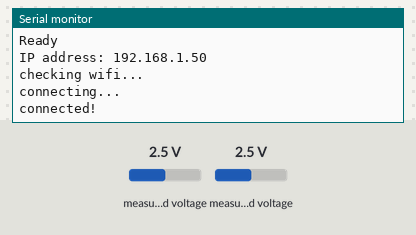
Bench run of a program on a simulated ESP8266 (NodeMCU). On the bench: the last lines printed to the serial monitor. The test bench sets the inputs (shaded band); at power-on: measured voltage 2.5 V. WiFi joins after 1.5 s; servers stay silent unless stated; no MQTT or app messages arrive unless stated.

Above: at 2.7 s.
2.8 s: measured voltage (sensor 202) set to 0.1 V
At 4.2 s:
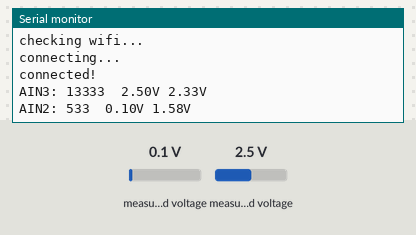
4.7 s: measured voltage (sensor 202) set to 1.2 V
At 5.8 s:
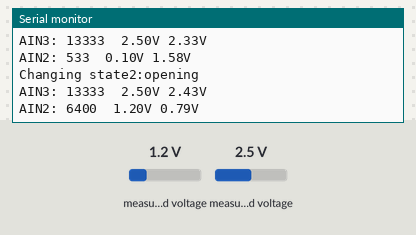
7.7 s: measured voltage (sensor 203) set to 0.1 V
At 9.0 s:
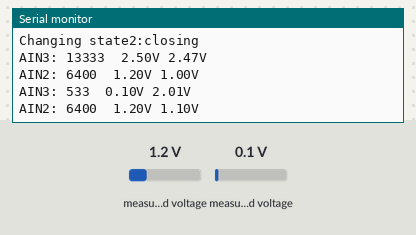
9.2 s: measured voltage (sensor 203) set to 1.2 V
At 10.8 s:
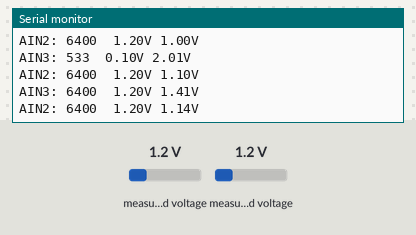
Timing chart, 0 to 12.3 s (numbered marks = the images above; inputs shaded):
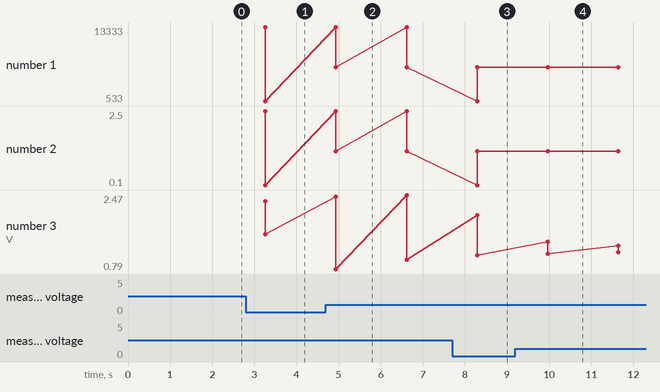

The program:

main.cpp
```cpp
#include <Arduino.h>
#include <Adafruit_ADS1X15.h>
#include "ExpFilter.h"
#include <ESP8266WiFi.h>
#include <ESPAsyncTCP.h>
#include <ESPAsyncWebServer.h>

#include <MQTT.h>
#include "topics.h"

#define OPEN_DOOR_ALERT 600000            // Send message to alert topic after 10 min
#define MOVING_DOOR_MILLS 6000            // How long does it take the door to open/close
#define FORCE_REFRESH_EVERY_MILLS 600000  // How often should we refresh mqtt (useful if we don't want to deal with mqtt retain but still want to get state updated after an HA reboot)
#define CUT_OFF_VOLTAGE 0.9               // What voltage from the IR sensor should be the cuttoff between open and closed


// WebSerial can be useful for in situ debuging

//#define USE_WEBSERIAL false

#ifdef USE_WEBSERIAL

#include <WebSerial.h>
#define S WebSerial

AsyncWebServer server(80);

#else

#define S Serial

#endif

// MQTT setup
WiFiClient net;
MQTTClient client(500);

// Turn defines into strings
#define XSTR(x) #x
#define STR(x) XSTR(x)

// Wifi & MQTT creds are read in through build flags. See platofrmio.ini. Print them out when building
#pragma message STR(DP_WIFI_SSID)
#pragma message STR(DP_WIFI_PASS)
#pragma message STR(DP_MQTT_HOST)
#pragma message STR(DP_MQTT_USER)
#pragma message STR(DP_MQTT_PASS)

// Wifi & MQTT creds
const char* ssid = STR(DP_WIFI_SSID);
const char* password = STR(DP_WIFI_PASS);

const char* mqtt_host = STR(DP_MQTT_HOST);
const char* mqtt_user = STR(DP_MQTT_USER);
const char* mqtt_pass = STR(DP_MQTT_PASS);

#define EXP_FILTER_TAU 3000 // Millis decay for exponential filter

Adafruit_ADS1115 ads;
ExpFilter filter3(EXP_FILTER_TAU);
ExpFilter filter2(EXP_FILTER_TAU);

unsigned long tLast, tNext;      // temp times
unsigned long tLastStateChange1; // last time state 1 changed
unsigned long tLastStateChange2; // last time state 2 changed
unsigned long tLastAvilUpdate;   // last time MQTT was updated
unsigned long tLastAlertUpdate1 = 0; // last time we alerted on state 1
unsigned long tLastAlertUpdate2 = 0; // last time we alerted on state 2

// Temp variables
int16_t adc3;
float volts3, filtered3;

int16_t adc2;
float volts2, filtered2;

// Use to limit logging a bit
int16_t measureCount = 0;

// Possible door states
enum DoorState {closed, opening, open, closing};

// Assume closed to start but shouldn't matter
DoorState s1 = closed;
DoorState s2 = closed;


// Convert state to char*
inline const char* toString(DoorState state)
{
    switch (state)
    {
        case closed:   return "closed";
        case opening:  return "opening";
        case open:     return "open";
        case closing:  return "closing";
        default:       return "[Unknown state]";
    }
}

// Reconnect to MQTT
void connect() {
  S.print("checking wifi...");
  while (WiFi.status() != WL_CONNECTED) {
    S.print(".");
    delay(1000);
  }

  S.print("\nconnecting...");
  while (!client.connect(STR(MQTT_CLIENT), mqtt_user, mqtt_pass)) {
    Serial.print(".");
    delay(1000);
  }

  S.println("\nconnected!");
}

// Handle possible state change if we have a high voltage
DoorState high_voltage(
  unsigned long tCurrent,
  unsigned long tLastStateChange,
  DoorState s
  ) {
  switch(s) {
      case closed: return closed;
      case opening:
      case open:
        return closing;
      case closing:
        if((tCurrent - tLastStateChange) > MOVING_DOOR_MILLS) {
          return closed;
        } else {
          return closing;
        }
  }
  return s;
}

// Handle possible state change if we have a low voltage
DoorState low_voltage(
  unsigned long tCurrent,
  unsigned long tLastStateChange,
  DoorState s
) {
  switch(s) {
      case open: return open;
      case closing:
      case closed:
        return opening;
      case opening:
        if((tCurrent - tLastStateChange) > MOVING_DOOR_MILLS) {
          return open;
        } else {
          return opening;
        }
  }
  return s;
}

void setup() {
  Serial.begin(115200);
  Serial.println("Booting");

  //WIFI setup
  WiFi.mode(WIFI_STA);
  WiFi.begin(ssid, password);

  while (WiFi.waitForConnectResult() != WL_CONNECTED) {
    Serial.println("Connection Failed! Rebooting...");
    delay(5000);
    ESP.restart();
  }

  Serial.println("Ready");
  Serial.print("IP address: ");
  Serial.println(WiFi.localIP());

  //MQTT setup
  client.begin(mqtt_host, net);
  connect();

#ifdef USE_WEBSERIAL
  WebSerialPro.begin(&server);
  server.begin();
#else

#endif

  // Say we are Offline until we have meassure state
  client.publish(STR(AVIL_TOPIC1), "Offline");
  client.publish(STR(AVIL_TOPIC2), "Offline");

  // Setup ADC
  Wire.begin(0, 2);
  delay(10);
  if (!ads.begin()) {
    Serial.println("Failed to initialize ADS.");
    while (1000);
  }

  tLast = millis();

  //Tell MQTT we are up and running and current state
  client.publish(STR(AVIL_TOPIC1), "Online");
  client.publish(STR(AVIL_TOPIC2), "Online");

  tLastAvilUpdate = tLast;
  client.publish(STR(STATE_TOPIC1), toString(s1));
  client.publish(STR(STATE_TOPIC2), toString(s2));
}

void loop() {
  client.loop(); // mqtt stay connected

  //Read voltages from ADC
  adc3 = ads.readADC_SingleEnded(3);  // ADC port 3 is connected to state 1
  volts3 = ads.computeVolts(adc3);

  adc2 = ads.readADC_SingleEnded(2);  // ADC port 2 is connected to state 2
  volts2 = ads.computeVolts(adc2);

  tNext = millis();

  unsigned long dt = (tNext > tLast) ? tNext - tLast : tLast - tNext; // Find time since last update

  // Exp filter voltages
  filtered3 = filter3.add(volts3, dt);
  filtered2 = filter2.add(volts2, dt);

  if (measureCount == 100) {

    if (!client.connected()) {
      connect();
    }

    // Check for state 1 changes
    DoorState s1New = s1;
    if (filtered3 <= CUT_OFF_VOLTAGE) {
      s1New = low_voltage(tNext, tLastStateChange1, s1);
    } else {
      s1New = high_voltage(tNext, tLastStateChange1, s1);
    }

    // Handle state 1 changes
    if(s1 != s1New) {
      s1 = s1New;
      tLastStateChange1 = tNext;
      tLastAlertUpdate1 = tNext;
      client.publish(STR(STATE_TOPIC1), toString(s1));
      S.print("Changing state:"); S.println(toString(s1));
    }

    // Check for state 2 changes
    DoorState s2New = s2;
    if (filtered2 <= CUT_OFF_VOLTAGE) {
      s2New = low_voltage(tNext, tLastStateChange2, s2);
    } else {
      s2New = high_voltage(tNext, tLastStateChange2, s2);
    }

    // Handle state 2 changes
    if(s2 != s2New) {
      s2 = s2New;
      tLastStateChange2 = tNext;
      tLastAlertUpdate2 = tNext;
      client.publish(STR(STATE_TOPIC2), toString(s2));
      S.print("Changing state2:"); S.println(toString(s2));
    }

    // Check if we need to alert because state 1 is open for too long
    if(s1 == open && (tNext - tLastAlertUpdate1) > OPEN_DOOR_ALERT) {
      client.publish(STR(ALERT_TOPIC1), toString(s1));
      tLastAlertUpdate1 = tNext;
      S.print("Alert1:"); S.println(toString(s1));
    }

    // Check if we need to alert because state 2 is open for too long
    if(s2 == open && (tNext - tLastAlertUpdate2) > OPEN_DOOR_ALERT) {
      client.publish(STR(ALERT_TOPIC2), toString(s2));
      tLastAlertUpdate2 = tNext;
      S.print("Alert2:"); S.println(toString(s2));
    }

    // Logging
    S.print("AIN3: "); S.print(adc3); S.print("  "); S.print(volts3);
    S.print("V "); S.print(filtered3); S.println("V");

    S.print("AIN2: "); S.print(adc2); S.print("  "); S.print(volts2);
    S.print("V "); S.print(filtered2); S.println("V");

    // Check if refresh is needed
    if((tNext - tLastAvilUpdate) > FORCE_REFRESH_EVERY_MILLS) {
      client.publish(STR(AVIL_TOPIC1), "Online");
      client.publish(STR(AVIL_TOPIC2), "Online");
      client.publish(STR(STATE_TOPIC1), toString(s1));
      client.publish(STR(STATE_TOPIC2), toString(s2));

      tLastAvilUpdate = tNext;
    }

    measureCount = 0;
  }

  tLast = tNext;
  measureCount++;
}
```

topics.h
```cpp
#define AVIL_TOPIC1 home/garageNorth/avail
#define STATE_TOPIC1 home/garageNorth/state
#define ALERT_TOPIC1 home/garageNorth/alert

#define AVIL_TOPIC2 home/garageSouth/avail
#define STATE_TOPIC2 home/garageSouth/state
#define ALERT_TOPIC2 home/garageSouth/alert

#define MQTT_CLIENT garage_door_esp

// Auto discover is not well documented. I wasted a lot of time on it. Giving up for now.
//#define CONFIG_TOPIC homeassistant/cover/garageNorth/config
//constexpr char const* MQTT_AUTO_DISC = "{\"name\":\"Garage Door North\", \"unique_id\": \"garageNorth\", \"state_topic\":\"homeassistant/cover/garageNorth/state\",\"availability\":{\"topic\":\"homeassistant/cover/garageNorth/availability\"},\"payload_available\":\"Online\",\"payload_not_available\":\"Offline\",\"state_opening\":\"opening\",\"state_closing\":\"closing\",\"state_open\":\"open\",\"state_closed\":\"closed\"}";
```

ExpFilter.h
```cpp
/**
Quick and dirty Recursive Exponential Filter
*/

#ifndef EXPFILTER_h
#define EXPFILTER_h
#include <math.h>
class ExpFilter {
  private:
    float x = 0;
    float K = .1; // gain
    float tau; // filter time scale

  public:
    ExpFilter(float _tau) { tau = _tau; }

    /**
	float z - value
	float dT - delta time since last measurement
    **/
    float add (float z, float dT) {
      K = K / (K + exp(-( dT )/tau));
      x = x + K * (z - x);
      return x;
    }
    inline float getX() {return x;}
};

#endif
```

Measured:
- after the input at 2.8 s, the serial monitor: prints a new line after 0.46 s (image 1)
- after the input at 4.7 s, the serial monitor: prints a new line after 0.24 s (image 2)
- after the input at 7.7 s, the serial monitor: prints a new line after 0.59 s (image 3)
- after the input at 9.2 s, the serial monitor: prints a new line after 0.77 s (image 4)
- plotted number 1: 533 → 6400 after the input at 4.7 s
- plotted number 2: 0.1 → 1.2 after the input at 4.7 s
- plotted number 3: 1.58 → 1 after the input at 4.7 s
